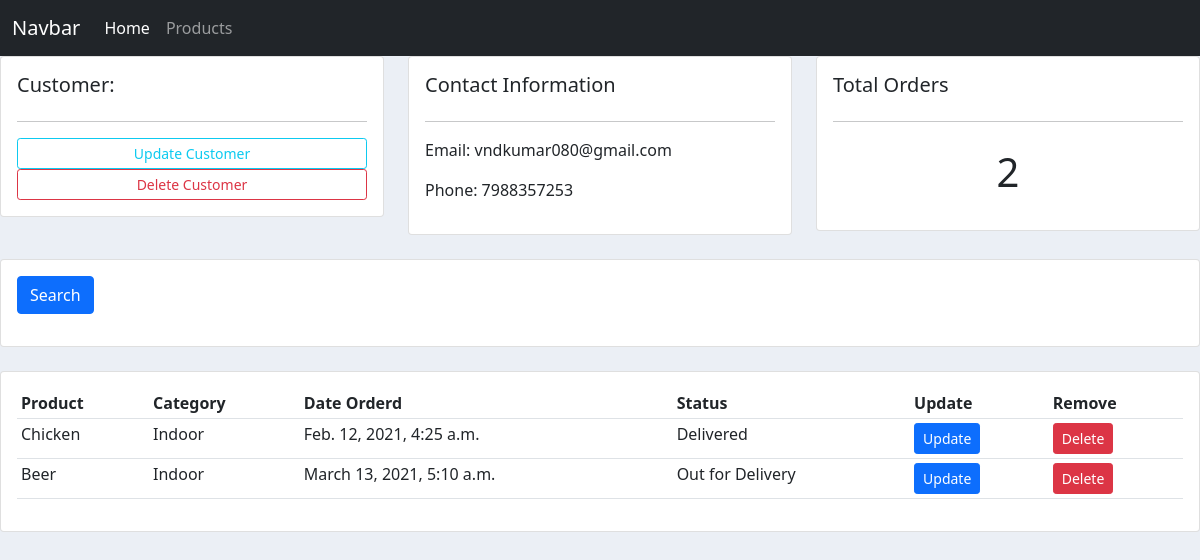
The app's page /customer/2/ with its own data.
### accounts/models.py (models this page shows, shortened)
class Customer(models.Model):
    name = models.CharField( max_length=100)
    phone = models.IntegerField()
    email = models.CharField( max_length=150)
    date_created  =models.DateTimeField(auto_now_add=True)

class Order(models.Model):
    STATUS = (
        ('Pending','Pending'),
        ('Out for Delivery', 'Out for Delivery'),
        ('Delivered','Delivered'),
    )
    customer = models.ForeignKey(Customer, null=True, on_delete= models.SET_NULL)
    product = models.ForeignKey(Product, null=True, on_delete= models.SET_NULL)
    date_created = models.DateTimeField( auto_now_add=True, null=True)
    status = models.CharField( max_length=50, null=True, choices = STATUS)

class Product(models.Model):
    CATEGORY = (
        ('Indoor','Indoor'),
        ('Outdoor','Outdoor'),
    )
    name = models.CharField( max_length=150, null=True)
    price = models.IntegerField()
    category = models.CharField(max_length=150,null =True, choices=CATEGORY)
    description = models.CharField( max_length=150, null=True, blank=True)
    date_created = models.DateTimeField( auto_now_add=True, null=True)
    tags = models.ManyToManyField(Tag)
    def __str__(self):
        return self.name

### accounts/views.py (the view)
# urls.py: path('customer/<int:pk>/',views.customer, name='customer'),
def customer(request, pk):
    customer = Customer.objects.get(id=pk)
    orders = customer.order_set.all()
    total_orders = orders.count()
    context = {'customer':customer, 'orders':orders, 'total_orders':total_orders}
    return render(request, 'accounts/customer.html',context)

### accounts/templates/accounts/customer.html (shortened to what this page needs)
{% extends 'accounts/base.html' %}
{% block content %}
<div class="row">
	<div class="col-md">
		<div class="card card-body">
			<h5>Customer:</h5>
			<hr>
			<a class="btn btn-outline-info  btn-sm btn-block" href="">Update Customer</a>
			<a class="btn btn-outline-danger  btn-sm btn-block" href="">Delete Customer</a>
		</div>
	</div>
	<div class="col-md">
		<div class="card card-body">
			<h5>Contact Information</h5>
			<hr>
			<p>Email: {{ customer.email }}</p>
			<p>Phone: {{ customer.phone }}</p>
		</div>
	</div>
	<div class="col-md">
		<div class="card card-body">
			<h5>Total Orders</h5>
			<hr>
			<h1 style="text-align: center;padding: 10px">{{ total_orders }}</h1>
		</div>
	</div>
</div>
<div class="row">
	<div class="col">
		<div class="card card-body">
			<form method="get">
		    <button class="btn btn-primary" type="submit">Search</button>
		  </form>
		</div>
	</div>
</div>
<div class="row">
	<div class="col-md">
		<div class="card card-body">
			<table class="table table-sm">
				<tr>
					<th>Product</th>
					<th>Category</th>
					<th>Date Orderd</th>
					<th>Status</th>
					<th>Update</th>
					<th>Remove</th>
				</tr>
				{% for order in orders %}
					<tr>
						<td>{{ order.product }}</td>
						<td>{{ order.product.category }}</td>
						<td>{{ order.date_created }}</td>
						<td>{{ order.status }}</td>
						<td><a class= "btn btn-sm btn-primary" href="{% url 'update_order' order.id %}">Update</a></td>
                    	<td><a class= "btn btn-sm btn-danger" href="{% url 'delete_order' order.id %}">Delete</a></td>
					</tr>
				{% endfor %}
			</table>
		</div>
	</div>
</div>
{% endblock %}

### records on screen
Customer: email "vndkumar080@gmail.com", phone "7988357253"
Order: product "Chicken", product.category "Indoor", date_created "Feb. 12, 2021, 4:25 a.m.", status "Delivered"
Order: product "Beer", product.category "Indoor", date_created "March 13, 2021, 5:10 a.m.", status "Out for Delivery"

### other values on screen
{{ total_orders }} "2"
